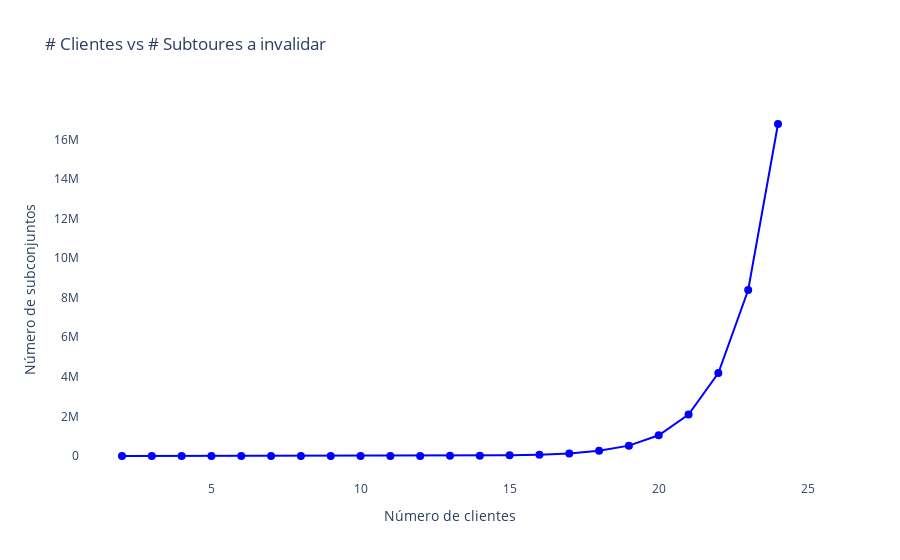

Write notebook code for a chart like this one.
### Markdown cell above
#### Viabilidad

La formulación clásica expuesta tiene un problema: el modelo crece en tamaño muy rapido a medida que aumenta la cantidad de clientes.

### Code cell
# 3. TODO Define la cantidad de clientes a usar. Pruebe varios número
NUM_CLIENTES = 25

# ----- DESDE ACÁ EN ADELANTE, NO TOQUE EL CÓDIGO DE ESTÁ CELDA.

clientes = range(2, NUM_CLIENTES)
subtoures = [contar_subconjuntos(list(range(i))) for i in clientes]

import plotly.graph_objects as go

# Crear la figura
fig = go.Figure()

# --- Subtours ---
fig.add_trace(go.Scatter(
    x=list(clientes),
    y=subtoures,
    mode='markers+lines',
    marker=dict(size=8, color='blue'),
    line=dict(width=2, color='blue'),
    name='Subtours',
))

# --- Configuración de diseño con doble eje ---
fig.update_layout(
    title="# Clientes vs # Subtoures a invalidar",
    xaxis=dict(title="Número de clientes"),
    yaxis=dict(
        title="Número de subconjuntos",
        showgrid=False
    ),
    plot_bgcolor="white"
)

fig.show()

### Figure 1 — Plotly figure (JSON) as saved in the notebook; plotly's stock layout.template omitted (floating-point values rounded to 4 significant figures)
{"data": [{"line": {"color": "blue", "width": 2}, "marker": {"color": "blue", "size": 8}, "mode": "markers+lines", "name": "Subtours", "type": "scatter", "x": [2, 3, 4, 5, 6, 7, 8, 9, 10, 11, 12, 13, 14, 15, 16, 17, 18, 19, 20, 21, 22, 23, 24], "y": [0, 3, 10, 25, 56, 119, 246, 501, 1012, 2035, 4082, 8177, 16368, 32751, 65518, 131053, 262124, 524267, 1048554, 2097129, 4194280, 8388583, 16777190]}], "layout": {"plot_bgcolor": "white", "title": {"text": "# Clientes vs # Subtoures a invalidar"}, "xaxis": {"title": {"text": "Número de clientes"}}, "yaxis": {"showgrid": false, "title": {"text": "Número de subconjuntos"}}}}
